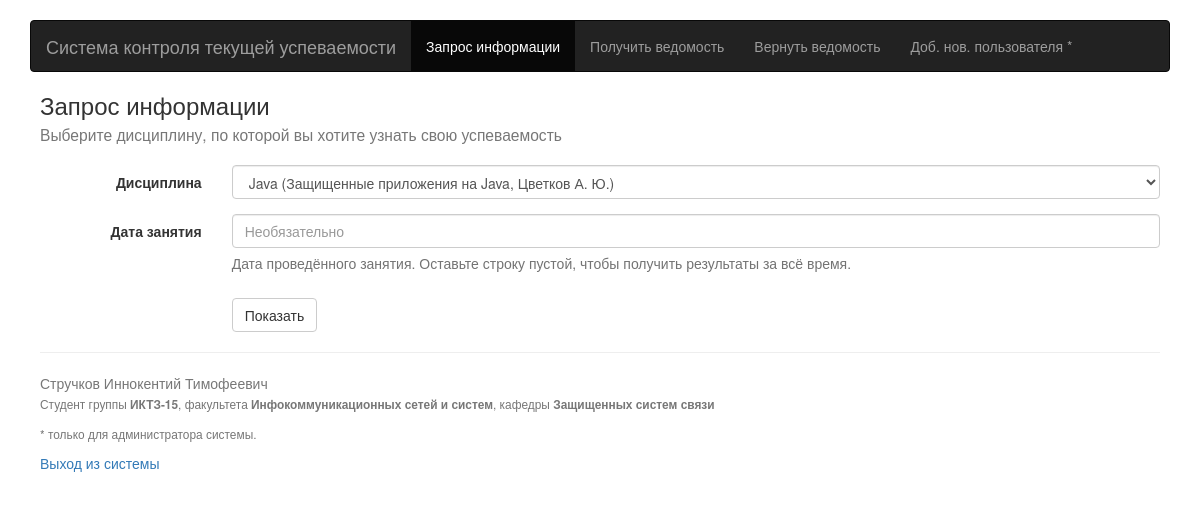
Screenshot of / (signed in) with the database file from the repository.
### tables this page shows
CREATE TABLE IF NOT EXISTS `disciplines` (
  `id` int(10) NOT NULL,
  `name` varchar(20) NOT NULL,
  `fullname` varchar(100) DEFAULT NULL,
  `chair` int(10) NOT NULL
);

CREATE TABLE IF NOT EXISTS `students` (
  `id` int(10) NOT NULL,
  `last_name` varchar(50) DEFAULT NULL,
  `first_name` varchar(50) DEFAULT NULL,
  `middle_name` varchar(50) DEFAULT NULL,
  `birth_date` date DEFAULT NULL,
  `group` int(10) DEFAULT NULL
);

CREATE TABLE IF NOT EXISTS `groups` (
  `id` int(10) NOT NULL,
  `name` varchar(20) NOT NULL,
  `chair` int(10) NOT NULL
);

CREATE TABLE IF NOT EXISTS `faculties` (
  `id` int(10) NOT NULL,
  `name` varchar(20) DEFAULT NULL,
  `fullname` varchar(100) DEFAULT NULL
);

CREATE TABLE IF NOT EXISTS `chairs` (
  `id` int(10) NOT NULL,
  `name` varchar(20) DEFAULT NULL,
  `fullname` varchar(100) DEFAULT NULL,
  `faculty` int(10) DEFAULT NULL
);

### userinfo.php (called while the page is built, shortened)
<?php
$stmt = $conn->prepare("SELECT type, student_id, teacher_id FROM users WHERE id = :userid");
$stmt->bindParam(':userid', $_SESSION['user_id'], PDO::PARAM_INT);
$stmt->execute();
$userinfo = $stmt->fetch();
if($userinfo['type'] == 2) {
	$stmt = $conn->prepare("SELECT last_name, first_name, middle_name, `group` FROM students WHERE id = :student_id");
	$stmt->bindParam(':student_id', $userinfo['student_id'], PDO::PARAM_INT);
	$stmt->execute();
	$student = $stmt->fetch();
	$stmt = $conn->prepare("SELECT name, chair FROM groups WHERE id = :group_id");
	$stmt->bindParam(':group_id', $student['group'], PDO::PARAM_INT);
	$stmt->execute();
	$student_group = $stmt->fetch();
	$stmt = $conn->prepare("SELECT name, fullname, faculty FROM chairs WHERE id = :chair_id");
	$stmt->bindParam(':chair_id', $student_group['chair'], PDO::PARAM_INT);
	$stmt->execute();
	$student_chair = $stmt->fetch();
	$stmt = $conn->prepare("SELECT name, fullname FROM faculties WHERE id = :faculty_id");
	$stmt->bindParam(':faculty_id', $student_chair['faculty'], PDO::PARAM_INT);
	$stmt->execute();
	$student_faculty = $stmt->fetch();
}
?>

### index.php (the view, shortened to what this page needs)
<?php
require_once('db_connect.php');
require_once('userinfo.php');
?>
<!DOCTYPE html>
<html lang="ru">
  <head>
	<link href="bootstrap/css/bootstrap.min.css" rel="stylesheet">
    <link href="navbar.css" rel="stylesheet">
	<link id="bsdp-css" href="datepicker/css/bootstrap-datepicker3.css" rel="stylesheet">
  </head>
  <body>
    <div class="container">
      <div class="navbar navbar-inverse" role="navigation">
        <div class="container-fluid">
          <div class="navbar-header">
            <span class="navbar-brand">Система контроля текущей успеваемости</span>
          </div>
          <div class="navbar-collapse collapse">
            <ul class="nav navbar-nav">
              <li class="active"><a href="index.php">Запрос информации</a></li>
              <li><a href="get.php">Получить ведомость</a></li>
			  <li><a href="return.php">Вернуть ведомость</a></li>
              <li><a href="adduser.php">Доб. нов. пользователя *</a></li>
            </ul>
          </div>
        </div>
      </div>
	<div role="tabpanel">
	<?php if($userinfo['type'] == 2): ?>
	<h3>Запрос информации<br><small>Выберите дисциплину, по которой вы хотите узнать свою успеваемость</small></h3>
	<form class="form-horizontal" id="student-form" role="form" data-toggle="validator" method="get" style="margin-top: 20px;">
	  <div class="form-group">
		<label for="lesson" class="col-sm-2 control-label">Дисциплина</label>
		<div class="col-sm-10">
			<select class="form-control" id="lesson" name="lesson" required>
				<?php
					$stmt = $conn->prepare("SELECT DISTINCT lesson FROM registry WHERE student_id = :student_id");
					$stmt->bindValue(':student_id', $userinfo['student_id'], PDO::PARAM_INT);
					$stmt->execute();
					while ($lesson_id = $stmt->fetchColumn() ) {
						$stmt2 = $conn->prepare("SELECT discipline, teacher FROM lessons WHERE id = :lesson_id");
						$stmt2->bindValue(':lesson_id', $lesson_id, PDO::PARAM_INT);
						$stmt2->execute();
						$lesson = $stmt2->fetch();
						$stmt3 = $conn->prepare("SELECT name, fullname FROM disciplines WHERE id = :discipline_id");
						$stmt3->bindValue(':discipline_id', $lesson['discipline'], PDO::PARAM_INT);
						$stmt3->execute();
						$discipline = $stmt3->fetch();
						$stmt4 = $conn->prepare("SELECT last_name, first_name, middle_name FROM teachers WHERE id = :teacher_id");
						$stmt4->bindValue(':teacher_id', $lesson['teacher'], PDO::PARAM_INT);
						$stmt4->execute();
						$teacher = $stmt4->fetch();
						$teacher_short = $teacher['last_name']." ".substr($teacher['first_name'], 0, 2).". ".substr($teacher['middle_name'], 0, 2).".";
						echo "<option value=\"".$lesson_id."\">".$discipline['name']." (".$discipline['fullname'].", ".$teacher_short.")</option>";
					}
				?>
			</select>
		</div>
	  </div>
	  <div class="form-group date">
		<label for="lesson-date" class="col-sm-2 control-label">Дата занятия</label>
		<div class="col-sm-10">
			<input type="text" type="text" class="form-control" id="lesson-date" name="lesson-date" pattern="^([0-9]){4}-([0-9]){2}-([0-9]){2}$" placeholder="Необязательно">
			<span class="help-block">Дата проведённого занятия. Оставьте строку пустой, чтобы получить результаты за всё время.</span>
		</div>
	  </div>
	  <div class="form-group">
		<div class="col-sm-offset-2 col-sm-10">
		  <button type="submit" class="btn btn-default">Показать</button>
		</div>
	  </div>
	</form>
	<?php endif; ?>
	<hr>
	<?php
	if($userinfo['type'] == 2) {
		echo "<p class=\"text-muted\">".$student['last_name']." ".$student['first_name']." ".$student['middle_name']."<br>";
		echo "<small>Студент группы <b>".$student_group['name']."</b>, факультета <b>".$student_faculty['fullname']."</b>, кафедры <b>".$student_chair['fullname']."</b></small></p>";
	} elseif($userinfo['type'] == 1) {
		echo "<p class=\"text-muted\">".$teacher['last_name']." ".$teacher['first_name']." ".$teacher['middle_name']."<br>";
		echo "<small>Преподаватель кафедры <b>".$teacher_chair['fullname']."</b>, факультета <b>".$teacher_faculty['fullname']."</b></small></p>";
	}
	?>
	<p class="text-muted"><small>* только для администратора системы.</small></p>
	<p><a href="logout.php">Выход из системы</a></p>
    </div>
  </body>
</html>

### navbar.css (style rules this page uses)
body { padding-top: 20px; padding-bottom: 20px; }
.navbar { margin-bottom: 20px; }
div[role=tabpanel] { padding: 0 10px; }

### rows the page displays
disciplines: lesson "Java (Защищенные приложения на Java, Цветков А. Ю.)"
students: last_name "Стручков", first_name "Иннокентий", middle_name "Тимофеевич"
groups: name "ИКТЗ-15"
faculties: fullname "Инфокоммуникационных сетей и систем"
chairs: fullname "Защищенных систем связи"
